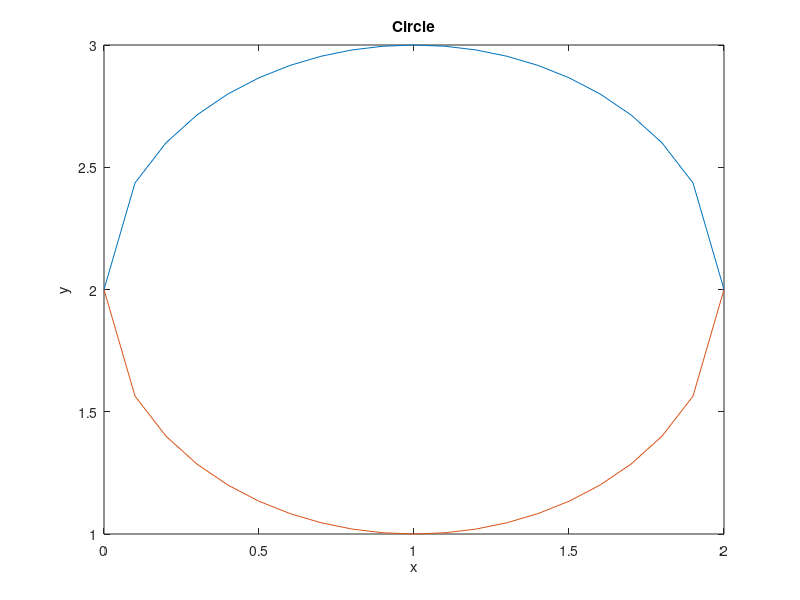

MATLAB code for this plot:
1;

% Circle parameters
% Radius
r = 1;

% x and y offsets
x_offset = 1;
y_offset = 2;

% Compute the points
x = -r : 0.1 : r;

y = sqrt(r^2 - x.^2);
y1 = y + y_offset;
y2 = -y + y_offset;

x += x_offset;

% Plot it all
plot(x, y1, x, y2);

xlabel("x");
ylabel("y");
title("Circle");
